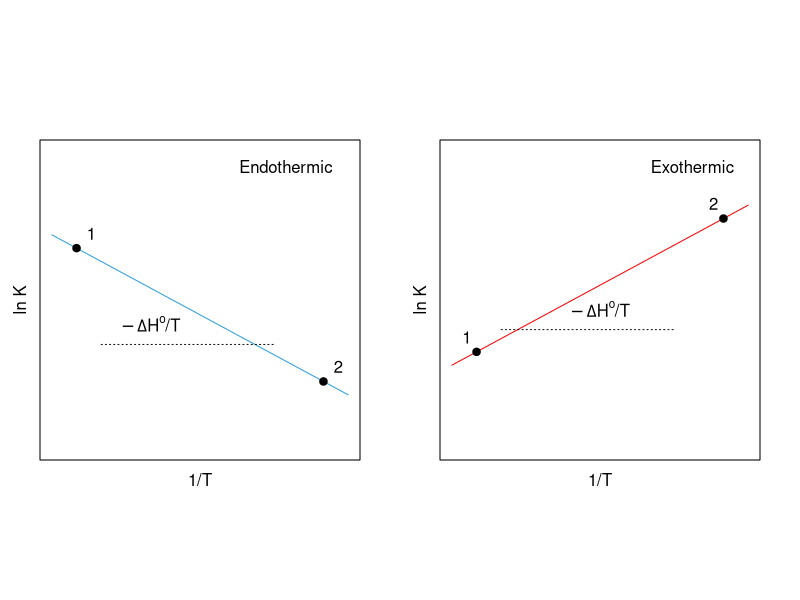

Write the R code that produced this figure.
## ---- chunk 1
x <- seq(0.2,0.8,0.01)
i <- 0.2
f <- 1
p1 <- 0.5
old.par <- par(mfrow=c(1, 2))
par(pty="s")
par(mar=c(0,2,0,2))
plot(x, 90-90*x,
     xlim=c(0.2, 0.8),
     ylim=c(0, 100),
     type="l",
     xaxt='n',
     yaxt='n',
     mgp=c(0.5,0.5,0),
     ylab = "ln K", xlab = "1/T", col = "#2E9FDF")
arrows(0.3 , 35, 0.65, 35 , length=0, angle=90, code=3, lty="dotted")
points(0.25,90-90*0.25, col="black", pch=19)
points(0.75,90-90*0.75, col="black", pch=19)
text(0.28,90-90*0.25+5, "1", col="black")
text(0.78,90-90*0.75+5, "2", col="black")
text(0.4,42, expression(paste(-Delta, H^o,"/T")), col = "black")
legend("topright", inset=.02, "Endothermic",, bg = "white", adj=0.15, box.col = "white")

par(mar=c(0,2,0,2))
plot(x, 10+90*x,
     xlim=c(0.2, 0.8),
     ylim=c(0, 100),
     type="l",
     xaxt='n',
     yaxt='n',
     mgp=c(0.5,0.5,0),
     ylab = "ln K", xlab = "1/T", col = "red")
arrows(0.3 , 40, 0.65, 40 , length=0, angle=90, code=3, lty="dotted")
points(0.25,10+90*0.25, col="black", pch=19)
points(0.75,10+90*0.75, col="black", pch=19)
text(0.23,10+90*0.25+5, "1", col="black")
text(0.73,10+90*0.75+5, "2", col="black")
text(0.5,47, expression(paste(-Delta, H^o,"/T")), col = "black")
legend("topright", inset=.02, "Exothermic",, bg = "white", adj=0.15, box.col = "white")
par(old.par)
